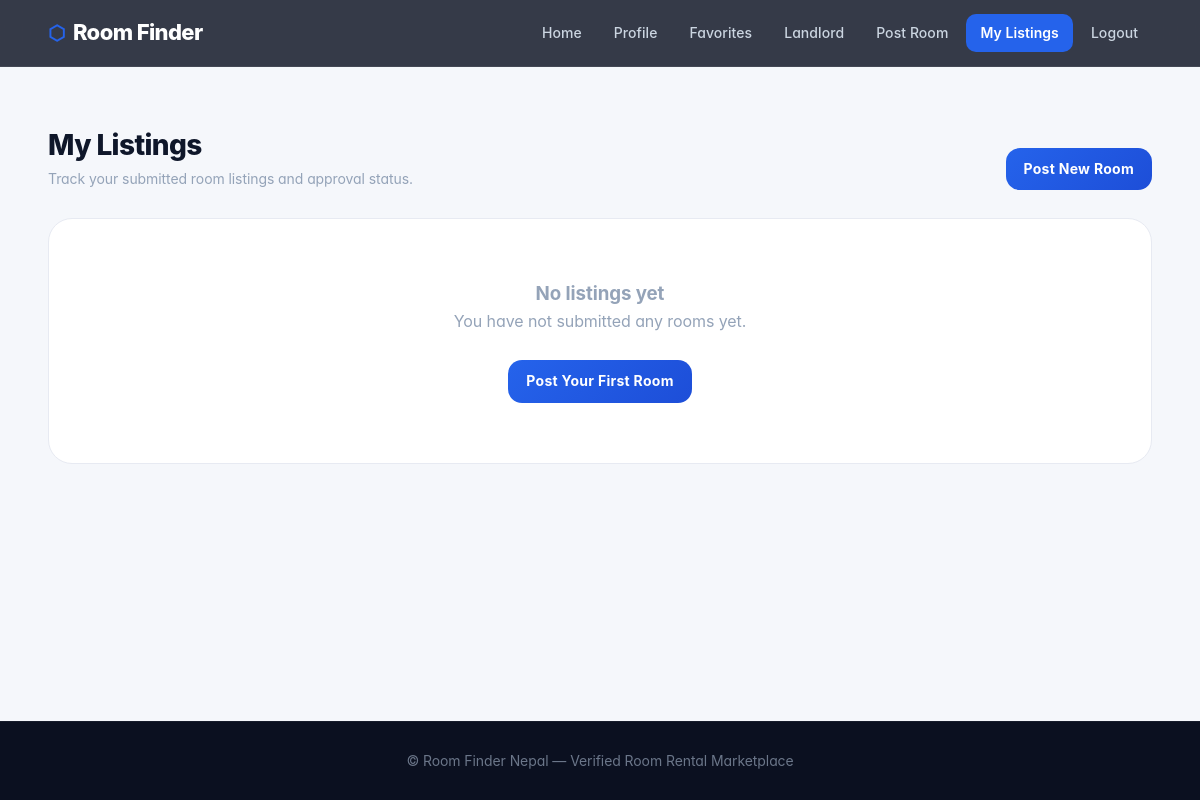
The page /rooms/my-listings/ (signed in) on the database as committed earlier.
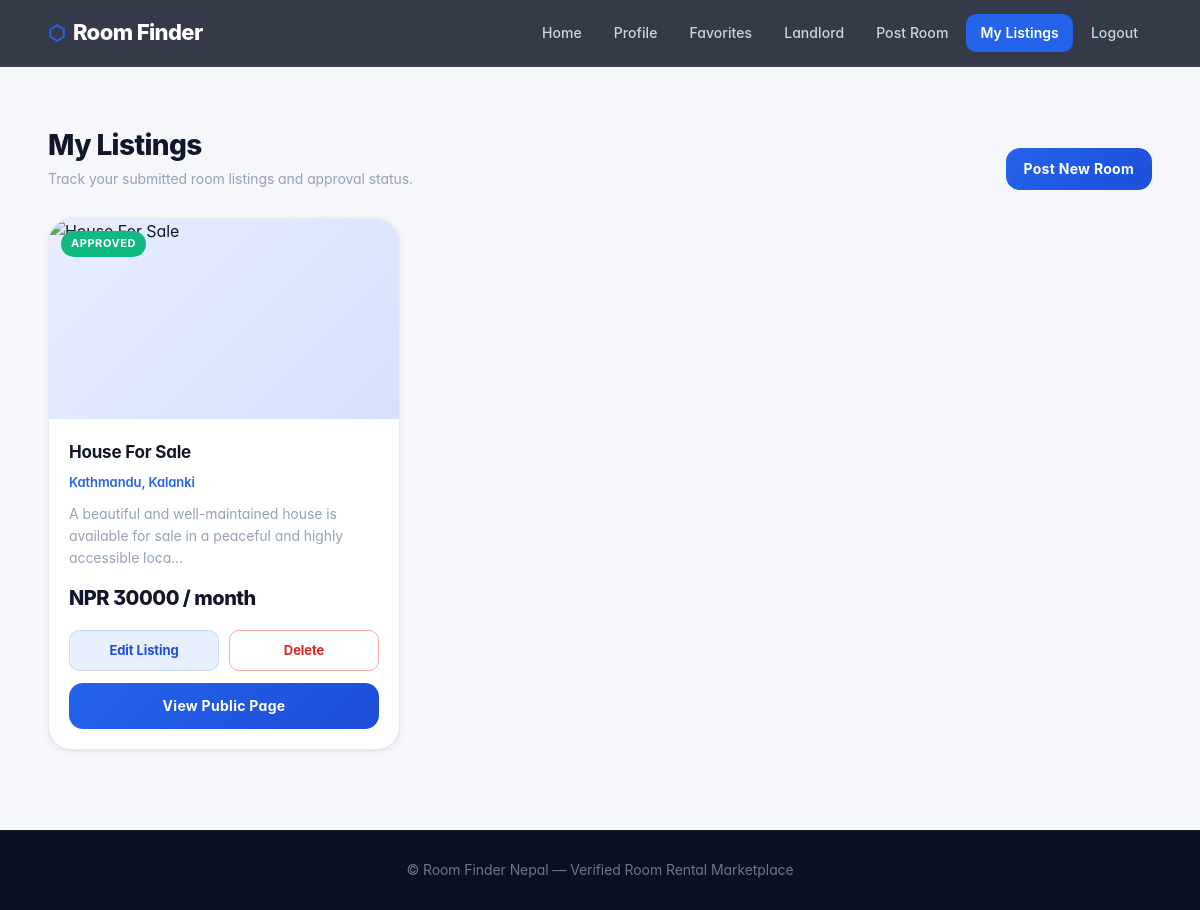
The same page on the database as committed later.
### apps/listings/models.py (models this page shows, shortened)
class Listing(models.Model):
    PROPERTY_SINGLE_ROOM = 'single_room'
    PROPERTY_TWO_ROOMS = 'two_rooms'
    PROPERTY_FLAT = 'flat'
    PROPERTY_APARTMENT = 'apartment'
    PROPERTY_HOUSE = 'house'
    PROPERTY_HOSTEL = 'hostel'
    PROPERTY_OFFICE = 'office'
    PROPERTY_SHUTTER = 'shutter'
    PROPERTY_TYPE_CHOICES = [
        (PROPERTY_SINGLE_ROOM, 'Single Room'),
        (PROPERTY_TWO_ROOMS, '2 Rooms'),
        (PROPERTY_FLAT, 'Flat'),
        (PROPERTY_APARTMENT, 'Apartment'),
        (PROPERTY_HOUSE, 'House'),
        (PROPERTY_HOSTEL, 'Hostel'),
        (PROPERTY_OFFICE, 'Office Space'),
        (PROPERTY_SHUTTER, 'Shutter'),
    ]
    STATUS_PENDING = 'pending'
    STATUS_APPROVED = 'approved'
    STATUS_REJECTED = 'rejected'
    STATUS_CHOICES = [
        (STATUS_PENDING, 'Pending'),
        (STATUS_APPROVED, 'Approved'),
        (STATUS_REJECTED, 'Rejected'),
    ]
    FURNISHED_FURNISHED = 'furnished'
    FURNISHED_UNFURNISHED = 'unfurnished'
    FURNISHED_SEMI = 'semi_furnished'
    FURNISHED_CHOICES = [
        (FURNISHED_FURNISHED, 'Furnished'),
        (FURNISHED_UNFURNISHED, 'Unfurnished'),
        (FURNISHED_SEMI, 'Semi-Furnished'),
    ]
    owner = models.ForeignKey(
        settings.AUTH_USER_MODEL,
        on_delete=models.CASCADE,
        related_name='listings'
    )
    title = models.CharField(max_length=255)
    description = models.TextField()
    property_type = models.CharField(
        max_length=30,
        choices=PROPERTY_TYPE_CHOICES
    )
    province = models.ForeignKey(
        Province,
        on_delete=models.PROTECT,
        related_name='listings'
    )
    district = models.ForeignKey(
        District,
        on_delete=models.PROTECT,
        related_name='listings'
    )
    city = models.CharField(max_length=100)
    area = models.CharField(max_length=200)
    ward_number = models.PositiveIntegerField(null=True, blank=True)
    exact_address = models.CharField(max_length=255, blank=True)
    latitude = models.DecimalField(
        max_digits=9,
        decimal_places=6,
        null=True,
        blank=True
    )
    longitude = models.DecimalField(
        max_digits=9,
        decimal_places=6,
        null=True,
        blank=True
    )
    monthly_rent = models.PositiveIntegerField()
    security_deposit = models.PositiveIntegerField(default=0)
    bills_water_included = models.BooleanField(default=False)
    bills_electricity_included = models.BooleanField(default=False)
    bills_internet_included = models.BooleanField(default=False)
    furnished_status = models.CharField(
        max_length=30,
        choices=FURNISHED_CHOICES,
        default=FURNISHED_UNFURNISHED
    )
    available_date = models.DateField(null=True, blank=True)
    rules = models.TextField(blank=True)
    status = models.CharField(
        max_length=20,
        choices=STATUS_CHOICES,
        default=STATUS_PENDING
    )
    rejection_reason = models.TextField(blank=True)
    is_owner_verified = models.BooleanField(default=False)
    is_property_verified = models.BooleanField(default=False)
    views_count = models.PositiveIntegerField(default=0)
    created_at = models.DateTimeField(auto_now_add=True)
    updated_at = models.DateTimeField(auto_now=True)
    approved_at = models.DateTimeField(null=True, blank=True)
    class Meta:
        ordering = ['-created_at']
    @property
    def short_description(self):
        if len(self.description) > 100:
            return self.description[:100] + "..."
        return self.description
    @property
    def primary_image(self):
        primary = self.images.filter(is_primary=True).first()
        if primary:
            return primary.image
        first_image = self.images.first()
        if first_image:
            return first_image.image
        return None

### apps/locations/models.py (models this page shows, shortened)
class District(models.Model):
    province = models.ForeignKey(
        Province,
        on_delete=models.CASCADE,
        related_name='districts'
    )
    name = models.CharField(max_length=100)
    class Meta:
        ordering = ['name']
        unique_together = ('province', 'name')

### apps/listings/views.py (the view)
# urls.py: path('rooms/my-listings/', views.my_listings, name='my_listings'),
@login_required
def my_listings(request):
    listings = Listing.objects.filter(
        owner=request.user
    ).order_by('-updated_at', '-created_at')
    page_obj, query_string = paginate_queryset(request, listings, per_page=9)
    return render(request, 'listings/my_listings.html', {
        'listings': page_obj,
        'page_obj': page_obj,
        'query_string': query_string,
    })

### apps/accounts/models.py (called while the page is built)
    @property
    def is_landlord(self):
        return self.role == self.ROLE_LANDLORD

    @property
    def is_platform_admin(self):
        return self.role == self.ROLE_ADMIN

### apps/listings/views.py (called while the page is built)
def paginate_queryset(request, queryset, per_page=9):
    paginator = Paginator(queryset, per_page)
    page_number = request.GET.get('page')
    page_obj = paginator.get_page(page_number)
    query_params = request.GET.copy()
    if 'page' in query_params:
        query_params.pop('page')
    query_string = ''
    if query_params:
        query_string = '&' + query_params.urlencode()
    return page_obj, query_string

### templates/listings/my_listings.html (shortened to what this page needs)
{% extends 'base.html' %}
{% block content %}
<section class="rooms-section">
    <div class="container">
        <div class="section-header">
            <div>
                <h2>My Listings</h2>
                <p>Track your submitted room listings and approval status.</p>
            </div>
            <a href="{% url 'create_listing' %}" class="details-btn small-btn">
                Post New Room
            </a>
        </div>
        <div class="room-grid">
            {% for listing in listings %}
                <div class="room-card">
                    <div class="room-image">
                        <span class="status-badge status-{{ listing.status }}">
                            {{ listing.get_status_display }}
                        </span>
                    </div>
                    <div class="room-body">
                        <h3>{{ listing.title }}</h3>
                        <p class="location">
                            {{ listing.district.name }}, {{ listing.city }}
                        </p>
                        <p class="description">
                            {{ listing.short_description }}
                        </p>
                        <div class="price">
                            NPR {{ listing.monthly_rent }} / month
                        </div>
                        <div class="listing-actions">
                            <a href="{% url 'edit_listing' listing.pk %}"
                            class="edit-listing-btn"
                            data-confirm="Editing this listing will send it back to admin review. Continue?">
                                Edit Listing
                            </a>
                            <a href="{% url 'delete_listing' listing.pk %}"
                            class="delete-listing-btn"
                            data-confirm="Are you sure you want to open delete confirmation for this listing?">
                                Delete
                            </a>
                        </div>
                        {% if listing.status == 'approved' %}
                            <a href="{% url 'listing_detail' listing.pk %}" class="details-btn">
                                View Public Page
                            </a>
                        {% elif listing.status == 'rejected' %}
                            <div class="reject-box">
                                <strong>Reason:</strong>
                                {{ listing.rejection_reason|default:"No reason provided." }}
                            </div>
                        {% else %}
                            <div class="pending-box">
                                Waiting for admin review.
                            </div>
                        {% endif %}
                    </div>
                </div>
            {% empty %}
                <div class="empty-state">
                    <h3>No listings yet</h3>
                    <p>You have not submitted any rooms yet.</p>
                    <br>
                    <a href="{% url 'create_listing' %}" class="details-btn small-btn">
                        Post Your First Room
                    </a>
                </div>
            {% endfor %}
        </div>
    </div>
</section>
{% endblock %}

Rows that differ between the two databases and show on the page:
added Listing: status "APPROVED", title "House For Sale", district.name "Kathmandu", city "Kalanki", short_description "A beautiful and well-maintained house is available for sale in a peaceful and highly accessible loca...", monthly_rent "30000", shows "View Public Page"
Other text that changed with them:
text no longer shown: "No listings yet You have not submitted any rooms yet. Post Your First Room"
